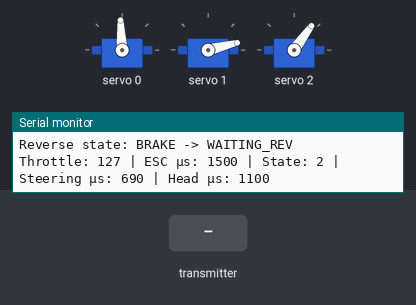
Recording of a sketch running on a simulated Arduino Pro Mini, built with avr-gcc and run on an emulated ATmega328P. On the bench: 3 × servo, the last lines printed to the serial monitor. The inputs (shaded band) are chosen by the test bench. No radio packets arrive unless stated.

Above: at 1.2 s.
1.3 s: the transmitter starts sending steering = 64
At 2.5 s:
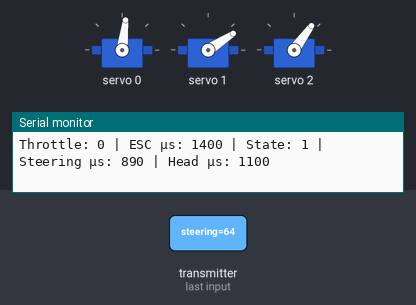
2.8 s: the transmitter starts sending steering = 128
At 3.5 s:
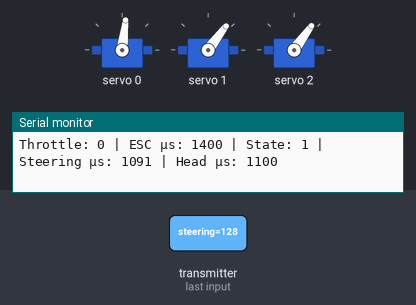
4.3 s: the transmitter starts sending headSwivel = 64
At 5.5 s:
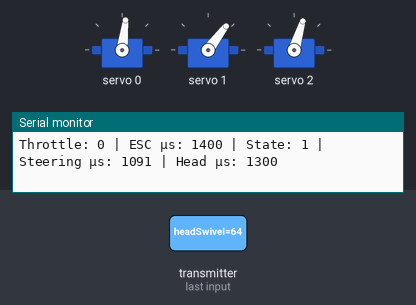
5.8 s: the transmitter starts sending steering = 0
At 7.0 s:
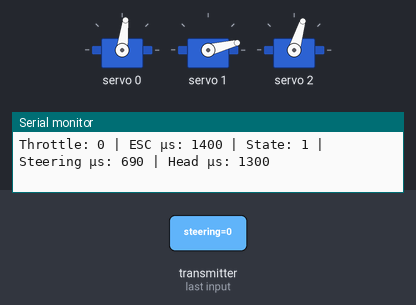
7.3 s: the transmitter starts sending steering = 255
At 8.4 s:
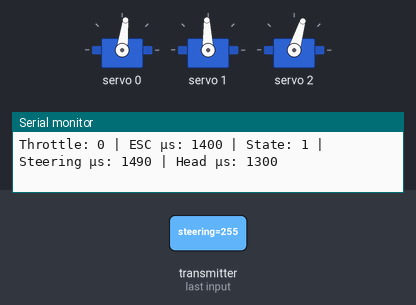
8.8 s: the transmitter starts sending headSwivel = 0
At 9.9 s:
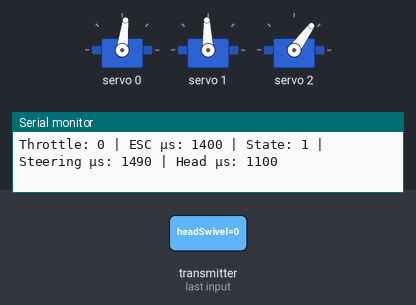
Timing chart, 0 to 11.3 s (numbered marks = the images above; inputs shaded):
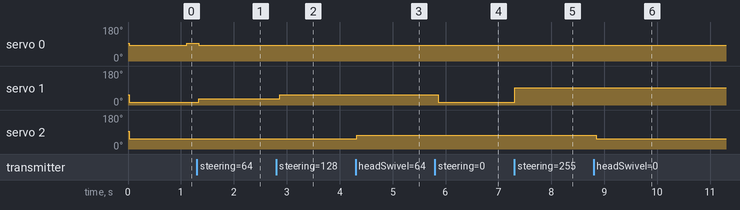

The sketch:

RC_TT_02R_Receiver_PCA9685_10-7-2025.ino
```cpp
/*
  ================================================================
   TT-02R RC Receiver with PCA9685 + nRF24 + EZRun ESC (Debug Build)
  ================================================================

  Hardware:
  - Microcontroller: Arduino Pro Mini (5V, 16MHz)
  - PCA9685 PWM Driver (I2C, 16-channel)
      * ESC connected to CH0
      * Steering servo connected to CH1
      * Head swivel servo connected to CH2
  - Radio: nRF24L01+ module, receiving throttle/steering/head commands
  - ESC: Hobbywing EzRun (brushed/brushless, TT-02R car)

  Why PCA9685?
  - Provides stable, hardware-timed PWM at 50 Hz (20 ms frame).
  - Offloads timing from Pro Mini (no Servo library jitter).
  - Needed for consistent ESC arming and servo response.

  EZRun Reverse Logic:
  - ESCs like this require a "double-tap" sequence:
      1. First pull below neutral -> Brake only (no reverse)
      2. Return to neutral
      3. Second pull below neutral -> Reverse engages
  - This sketch enforces that sequence with a small state machine.

  Software Features:
  - Receives 6-byte control packet from transmitter:
      * throttle (0–255), steering (0–255), head swivel (0–255)
      * button1, button2, speedMode (for throttle scaling)
  - Speed modes:
      * Slow, Medium, Fast (change forward max µs pulse)
  - Failsafe: If no radio packets for >1s, throttle is held and decays toward neutral.
  - Steering + head servos run directly off PCA9685 outputs.
  - Serial Monitor prints ESC pulse values + reverse state transitions
    for debugging the double-tap logic.

  ================================================================
*/

#include <Wire.h>
#include <Adafruit_PWMServoDriver.h>
#include <SPI.h>
#include <nRF24L01.h>
#include <RF24.h>

// ===== CONFIGURATION =====
#define STEERING_REVERSED false   // flip true if steering is mirrored

// PCA9685 channel assignments
#define ESC_CH   0   // ESC on PCA9685 channel 0
#define STR_CH   1   // Steering servo on channel 1
#define HEAD_CH  2   // Head swivel servo on channel 2

// Radio
RF24 radio(9, 10);   // CE, CSN pins on Pro Mini
const byte address[6] = "00001"; // Pipe address

// Control packet format
struct Data_Package {
  byte throttle, steering, button1, button2, speedMode, headSwivel;
} data;

// ==== ESC CALIBRATION VALUES (TT-02R) ====
// These values were determined by bench testing your TT-02R ESC + PCA9685
const int NEUTRAL_US   = 1500;   // neutral pulse (ESC armed, no movement)
const int BRAKE_US     = 1400;   // brake pulse (applies brake, no reverse)
const int REV_FULL_US  = 1300;   // full reverse pulse

// Forward caps (by speed mode)
const int FWD_SLOW_MAX = 1550;   // max forward in slow mode
const int FWD_MED_MAX  = 1570;   // max forward in medium mode
const int FWD_FAST_MAX = 1600;   // max forward in fast mode

// Convert microseconds to PCA9685 ticks (at 50Hz frame)
int usToTicks(int us){ return map(us, 0, 20000, 0, 4096); }

// Reverse state machine for "double-tap" logic
enum RevState : uint8_t { RS_IDLE, RS_BRAKE, RS_WAITING_REV, RS_REV };
RevState revState = RS_IDLE;

// Forward declaration of state transition helper
void changeState(RevState newState);

// Radio failsafe tracking
unsigned long lastUpdate = 0;
byte failsafeThrottle = 127;
byte lastThrottle = 127;

// PCA9685 driver
Adafruit_PWMServoDriver pwm(0x40);

// --- State transition helper (prints to Serial for debugging) ---
void changeState(RevState newState){
  if (revState != newState){
    const char* labels[] = {"IDLE","BRAKE","WAITING_REV","REV"};
    Serial.print("Reverse state: ");
    Serial.print(labels[revState]);
    Serial.print(" -> ");
    Serial.println(labels[newState]);
    revState = newState;
  }
}

void setup(){
  Serial.begin(9600);

  // Initialize PCA9685
  pwm.begin();
  pwm.setPWMFreq(50); // 50 Hz = 20 ms frame (servo/ESC standard)

  // Initialize radio
  radio.begin();
  radio.setAutoAck(false);
  radio.setDataRate(RF24_250KBPS);
  radio.setPALevel(RF24_PA_HIGH);
  radio.openReadingPipe(0, address);
  radio.startListening();

  // Safe startup positions
  pwm.setPWM(ESC_CH,  0, usToTicks(NEUTRAL_US));
  pwm.setPWM(STR_CH,  0, usToTicks(1090)); // wheels straight ≈ 1090 µs
  pwm.setPWM(HEAD_CH, 0, usToTicks(1500)); // head centered

  Serial.println("TT-02R PCA9685 receiver ready (with debug logging)");
}

void loop(){
  unsigned long now = millis();

  // === RADIO RECEIVE ===
  if (radio.available()){
    radio.read(&data, sizeof(data));
    lastUpdate = now;
    lastThrottle = data.throttle;
    failsafeThrottle = data.throttle;
  }

  // Failsafe: if no packet in >1s, slowly decay throttle toward neutral
  bool failsafe = (now - lastUpdate > 1000);
  if (failsafe){
    if (failsafeThrottle > 127) failsafeThrottle--;
    else if (failsafeThrottle < 127) failsafeThrottle++;
  }

  byte t = failsafe ? failsafeThrottle : data.throttle;
  int centered = int(t) - 127;
  if (abs(centered) < 5) centered = 0; // deadband around neutral

  int escUs = NEUTRAL_US;

  // === FORWARD LOGIC ===
  if (centered > 0){
    // Forward range scaled by speedMode
    int fwdMax = (data.speedMode==0)?FWD_SLOW_MAX:
                 (data.speedMode==1)?FWD_MED_MAX:FWD_FAST_MAX;

    escUs = map(t, 127, 255, NEUTRAL_US, fwdMax);
    changeState(RS_IDLE);  // any forward resets reverse logic
  }
  // === REVERSE LOGIC (true double-tap) ===
  else if (centered < 0){
    if (revState == RS_IDLE){
      escUs = BRAKE_US;        // first pull = brake
      changeState(RS_BRAKE);
    }
    else if (revState == RS_BRAKE){
      escUs = BRAKE_US;        // hold brake, must return to neutral
    }
    else if (revState == RS_WAITING_REV){
      escUs = BRAKE_US;        // next pull starts with brake again
      changeState(RS_REV);     // then enters reverse state
    }
    else if (revState == RS_REV){
      escUs = map(t, 127, 0, NEUTRAL_US, REV_FULL_US); // reverse modulation
    }
  }
  else {
    // Neutral
    escUs = NEUTRAL_US;
    if (revState == RS_BRAKE){
      changeState(RS_WAITING_REV); // saw neutral after brake
    }
    else {
      changeState(RS_IDLE);        // reset to idle
    }
  }

  // === OUTPUT ESC SIGNAL ===
  pwm.setPWM(ESC_CH, 0, usToTicks(escUs));

  // === OUTPUT STEERING ===
  int steerCenter = 1090;  // measured straight-ahead pulse
  int steerUs;
  if (STEERING_REVERSED) {
    steerUs = map(data.steering, 0,255, steerCenter+400, steerCenter-400);
  } else {
    steerUs = map(data.steering, 0,255, steerCenter-400, steerCenter+400);
  }
  steerUs = constrain(steerUs, steerCenter-400, steerCenter+400);
  pwm.setPWM(STR_CH,  0, usToTicks(steerUs));

  // === OUTPUT HEAD SWIVEL ===
  int headUs = map(data.headSwivel, 0,255, 1100,1900);
  pwm.setPWM(HEAD_CH, 0, usToTicks(headUs));

  // === DEBUG SERIAL OUTPUT ===
  Serial.print("Throttle: "); Serial.print(t);
  Serial.print(" | ESC µs: "); Serial.print(escUs);
  Serial.print(" | State: "); Serial.print((int)revState);
  Serial.print(" | Steering µs: "); Serial.print(steerUs);
  Serial.print(" | Head µs: "); Serial.println(headUs);
}
```

Measured:
- after the input at 1.3 s, servo 0: 93° → 83° at once; servo 1: 14° → 33° at once
- after the input at 2.8 s, servo 1: 33° → 53° after 0.06 s
- after the input at 4.3 s, servo 2: 54° → 73° at once
- after the input at 5.8 s, servo 1: 53° → 14° after 0.06 s
- after the input at 7.3 s, servo 1: 14° → 92° at once
- after the input at 8.8 s, servo 2: 73° → 54° after 0.05 s
